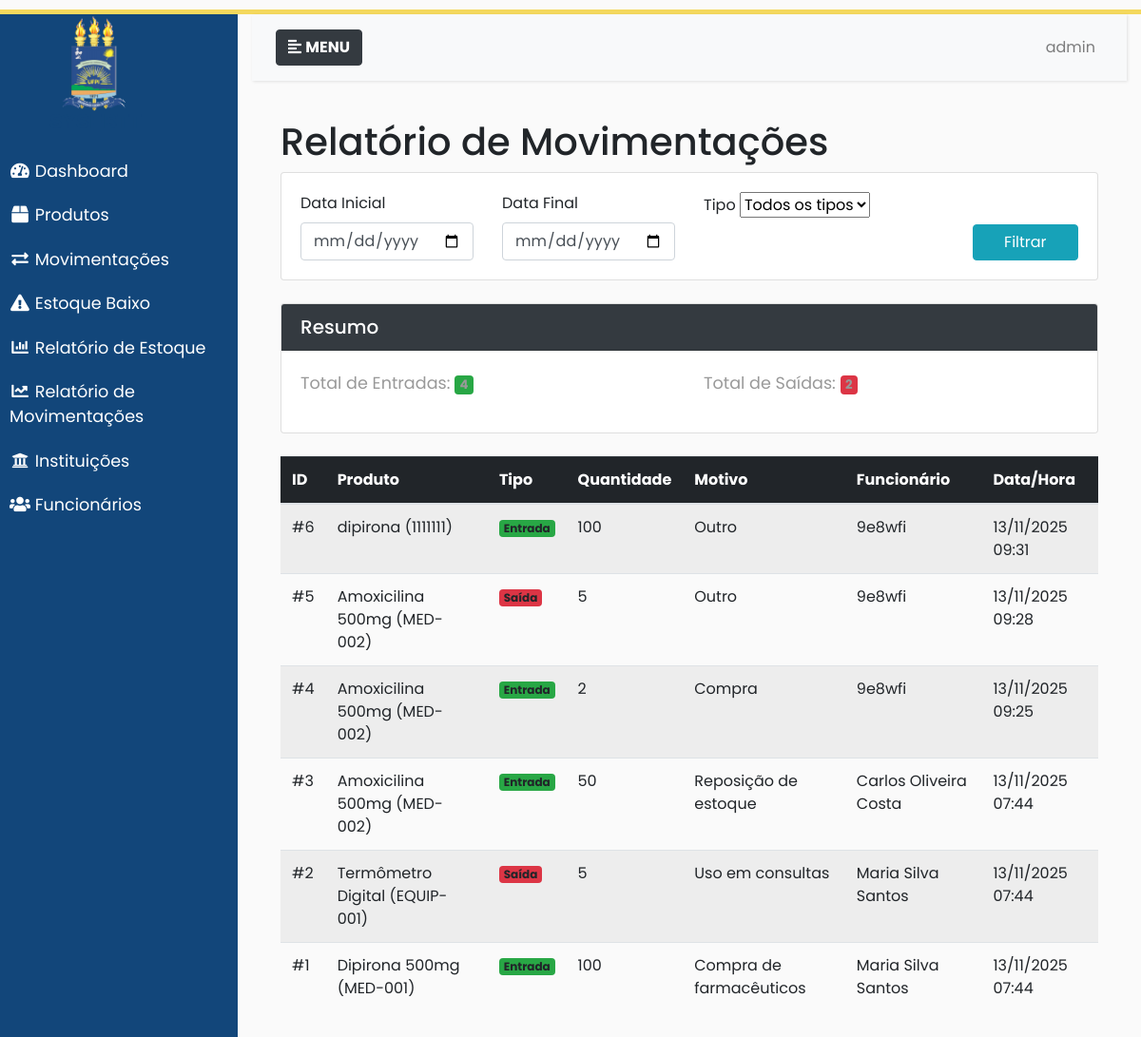
The page /relatorio-movimentacoes/ (signed in) on the database its author committed.
### almoxarifado/models.py (models this page shows, shortened)
class Movimentacao(models.Model):
    TIPO_CHOICES = [
        ('entrada', 'Entrada'),
        ('saida', 'Saída'),
        ('ajuste', 'Ajuste'),
    ]
    produto = models.ForeignKey(Produto, on_delete=models.CASCADE)
    tipo = models.CharField(max_length=10, choices=TIPO_CHOICES)
    quantidade = models.PositiveIntegerField()
    motivo = models.TextField(blank=True)
    funcionario = models.ForeignKey(Funcionario, on_delete=models.SET_NULL, null=True)
    data_movimentacao = models.DateTimeField(auto_now_add=True)
    observacoes = models.TextField(blank=True)
    class Meta:
        ordering = ['-data_movimentacao']

class Produto(models.Model):
    codigo = models.CharField(max_length=50, unique=True)
    nome = models.CharField(max_length=200)
    descricao = models.TextField(blank=True)
    categoria = models.ForeignKey(Categoria, on_delete=models.SET_NULL, null=True)
    instituicao = models.ForeignKey(Instituicao, on_delete=models.CASCADE)
    quantidade_minima = models.PositiveIntegerField(default=0)
    quantidade_atual = models.PositiveIntegerField(default=0)
    preco_unitario = models.DecimalField(max_digits=10, decimal_places=2, default=0)
    ativo = models.BooleanField(default=True)
    data_criacao = models.DateTimeField(auto_now_add=True)
    data_atualizacao = models.DateTimeField(auto_now=True)
    class Meta:
        unique_together = ['codigo', 'instituicao']
        ordering = ['nome']

class Funcionario(models.Model):
    nome = models.CharField(max_length=100)
    data_nascimento = models.DateField()
    email = models.EmailField(unique=True)
    telefone = models.CharField(max_length=20)
    instituicao = models.ForeignKey(Instituicao, on_delete=models.CASCADE)
    ativo = models.BooleanField(default=True)
    data_criacao = models.DateTimeField(auto_now_add=True, null=True, blank=True)
    class Meta:
        ordering = ['nome']

### almoxarifado/views/dashboard_views.py (the view)
# urls.py: path('relatorio-movimentacoes/', dashboard_views.relatorio_movimentacoes, name='relatorio_movimentacoes'),
@login_required(login_url='login_instituicoes')
def relatorio_movimentacoes(request):
    from django.core.paginator import Paginator
    data_inicio = request.GET.get('data_inicio', '').strip()
    data_fim = request.GET.get('data_fim', '').strip()
    tipo = request.GET.get('tipo', '').strip()
    movimentacoes = Movimentacao.objects.select_related('produto', 'funcionario')
    if data_inicio:
        try:
            movimentacoes = movimentacoes.filter(data_movimentacao__gte=data_inicio)
        except Exception:
            pass
    if data_fim:
        try:
            movimentacoes = movimentacoes.filter(data_movimentacao__lte=data_fim)
        except Exception:
            pass
    if tipo:
        movimentacoes = movimentacoes.filter(tipo=tipo)
    movimentacoes = movimentacoes.order_by('-data_movimentacao')
    paginator = Paginator(movimentacoes, 50)
    page_number = request.GET.get('page')
    page_obj = paginator.get_page(page_number)
    total_entradas = movimentacoes.filter(tipo='entrada').count()
    total_saidas = movimentacoes.filter(tipo='saida').count()
    context = {
        'page_obj': page_obj,
        'data_inicio': data_inicio,
        'data_fim': data_fim,
        'tipo': tipo,
        'total_entradas': total_entradas,
        'total_saidas': total_saidas,
    }
    return render(request, 'relatorio_movimentacoes.html', context)

### almoxarifado/templates/relatorio_movimentacoes.html (shortened to what this page needs)
{% extends "base.html" %}
{% block content %}
<div class="container mt-4">
    <h1>Relatório de Movimentações</h1>
    <div class="card mb-4">
        <div class="card-body">
            <form method="get" class="row g-3">
                <div class="col-md-3">
                    <label for="data_inicio" class="form-label">Data Inicial</label>
                    <input type="date" class="form-control" id="data_inicio" name="data_inicio" value="{{ data_inicio }}">
                </div>
                <div class="col-md-3">
                    <label for="data_fim" class="form-label">Data Final</label>
                    <input type="date" class="form-control" id="data_fim" name="data_fim" value="{{ data_fim }}">
                </div>
                <div class="col-md-4">
                    <label for="tipo" class="form-label">Tipo</label>
                    <select class="form-select" id="tipo" name="tipo">
                        <option value="">Todos os tipos</option>
                    </select>
                </div>
                <div class="col-md-2 d-flex align-items-end">
                    <button type="submit" class="btn btn-info w-100">Filtrar</button>
                </div>
            </form>
        </div>
    </div>
    <div class="card mb-4">
        <div class="card-header bg-dark text-white">
            <h5 class="mb-0">Resumo</h5>
        </div>
        <div class="card-body">
            <div class="row">
                <div class="col-md-6">
                    <p><strong>Total de Entradas:</strong> <span class="badge bg-success">{{ total_entradas }}</span></p>
                </div>
                <div class="col-md-6">
                    <p><strong>Total de Saídas:</strong> <span class="badge bg-danger">{{ total_saidas }}</span></p>
                </div>
            </div>
        </div>
    </div>
    <div class="table-responsive">
        <table class="table table-striped table-hover">
            <thead class="table-dark">
                <tr>
                    <th>ID</th>
                    <th>Produto</th>
                    <th>Tipo</th>
                    <th>Quantidade</th>
                    <th>Motivo</th>
                    <th>Funcionário</th>
                    <th>Data/Hora</th>
                </tr>
            </thead>
            <tbody>
                {% for mov in page_obj %}
                <tr>
                    <td>#{{ mov.id }}</td>
                    <td>{{ mov.produto.nome }} ({{ mov.produto.codigo }})</td>
                    <td>
                        {% if mov.tipo == 'entrada' %}
                        <span class="badge bg-success">Entrada</span>
                        {% elif mov.tipo == 'saida' %}
                        <span class="badge bg-danger">Saída</span>
                        {% else %}
                        <span class="badge bg-warning">Ajuste</span>
                        {% endif %}
                    </td>
                    <td>{{ mov.quantidade }}</td>
                    <td>{{ mov.motivo }}</td>
                    <td>{{ mov.funcionario.nome|default:"Sistema" }}</td>
                    <td>{{ mov.data_movimentacao|date:"d/m/Y H:i" }}</td>
                </tr>
                {% empty %}
                <tr>
                    <td colspan="7" class="text-center">Nenhuma movimentação encontrada</td>
                </tr>
                {% endfor %}
            </tbody>
        </table>
    </div>
</div>
{% endblock %}

### almoxarifado/templates/base.html (shortened to what this page needs)
{% load static %}
<!DOCTYPE html>
<html lang="PT-BR">
<head>
    <link rel="stylesheet" href="https://maxcdn.bootstrapcdn.com/bootstrap/4.0.0/css/bootstrap.min.css">
    <link rel="stylesheet" href="https://use.fontawesome.com/releases/v5.7.0/css/all.css">
    <link rel="stylesheet" href="{% static 'css/style.css' %}">
</head>
<body>
    <div class="wrapper">
        <nav id="sidebar">
            <a href="#">
                <div style="position: relative;">
                    <img src="{% static 'img/logoprincipal.png' %}" class="img-responsive center-block inner-image" />
                </div>
            </a>
            <ul class="list-unstyled components menulink">
                <li><a href="{% url 'dashboard' %}" class="menulink"><i class="fa fa-tachometer-alt fa-fw"></i> Dashboard</a></li>
                <li><a href="{% url 'lista_produtos' %}" class="menulink"><i class="fa fa-box fa-fw"></i> Produtos</a></li>
                <li><a href="{% url 'lista_movimentacoes' %}" class="menulink"><i class="fa fa-exchange-alt fa-fw"></i> Movimentações</a></li>
                <li><a href="{% url 'estoque_baixo' %}" class="menulink"><i class="fa fa-exclamation-triangle fa-fw"></i> Estoque Baixo</a></li>
                <li><a href="{% url 'relatorio_estoque' %}" class="menulink"><i class="fa fa-chart-bar fa-fw"></i> Relatório de Estoque</a></li>
                <li><a href="{% url 'relatorio_movimentacoes' %}" class="menulink"><i class="fa fa-chart-line fa-fw"></i> Relatório de Movimentações</a></li>
                <li><a href="{% url 'lista_instituicoes' %}" class="menulink"><i class="fa fa-university fa-fw"></i> Instituições</a></li>
                <li><a href="{% url 'lista_funcionarios' %}" class="menulink"><i class="fa fa-users fa-fw"></i> Funcionários</a></li>
            </ul>
        </nav>
        <div class="content container-fluid">
            <nav class="navbar navbar-expand-lg navbar-light bg-light">
                <div class="container-fluid">
                    <button type="button" id="sidebarCollapse" class="btn btn-dark">
                        <i class="fas fa-align-left"></i>
                        <span><b>MENU</b></span>
                    </button>
                    <div class="collapse navbar-collapse" id="navbarSupportedContent">
                        <ul class="nav navbar-nav ml-auto">
                            <li class="nav-item">
                                <a class="nav-link" href="#">{{ request.user.get_full_name|default:request.user.username }}</a>
                            </li>
                        </ul>
                    </div>
                </div>
            </nav>
            <div class="container-fluid mt-4">
                {% block content %}{% endblock %}
            </div>
        </div>
    </div>
</body>
</html>

### static/css/style.css (style rules this page uses)
:root { --colorbasic: #12467a; --colorbasic2: #171e34; --colortext: #FFF; --colortext-menu: #FFF; }
body { font-family: 'Poppins', sans-serif; background: #fafafa; height: 100%; }
#sidebar { min-width: 250px; max-width: 250px; min-height: 100vb; background: var(--colorbasic); color: var(--colortext); transition: all 0.3s; }
#sidebar ul.components { padding: 20px 0; background-color: var(--colorbasic); border-color: var(--colorbasic2) !important; }
#sidebar ul li a { padding: 10px; font-size: 1.1em; display: block; }
p { font-family: 'Poppins', sans-serif; font-size: 1.1em; font-weight: 300; line-height: 1.7em; color: #999; }
a, a:hover, a:focus { color: inherit; text-decoration: none; transition: all 0.3s; }
a:link, a:visited { text-decoration: none; color: var(--colorbasic); }
a.menulink:link, a.menulink:visited { text-decoration: none; color: var(--colortext-menu); }
.navbar { padding: 15px 10px; background: #fff; border: none; border-radius: 0; margin-bottom: 40px; box-shadow: 1px 1px 3px rgba(0, 0, 0, 0.1); }
.wrapper { position:absolute; margin-top: 10px; border-top: 5px solid; border-bottom: 5px solid; border-color: #f4d85d; display: flex; width: 100%; align-items: stretch; }
.table-striped tr { min-width: 200px; }
.container-fluid { min-width: 300px; }

### rows shown on the page
Movimentacao: id "6", produto.nome "dipirona", produto.codigo "1111111", tipo "Entrada", quantidade "100", motivo "Outro", funcionario.nome "9e8wfi", data_movimentacao "13/11/2025 09:31"
Movimentacao: id "5", produto.nome "Amoxicilina 500mg", produto.codigo "MED-002", tipo "Saída", quantidade "5", motivo "Outro", funcionario.nome "9e8wfi", data_movimentacao "13/11/2025 09:28"
Movimentacao: id "4", produto.nome "Amoxicilina 500mg", produto.codigo "MED-002", tipo "Entrada", quantidade "2", motivo "Compra", funcionario.nome "9e8wfi", data_movimentacao "13/11/2025 09:25"
Movimentacao: id "3", produto.nome "Amoxicilina 500mg", produto.codigo "MED-002", tipo "Entrada", quantidade "50", motivo "Reposição de estoque", funcionario.nome "Carlos Oliveira Costa", data_movimentacao "13/11/2025 07:44"
Movimentacao: id "2", produto.nome "Termômetro Digital", produto.codigo "EQUIP-001", tipo "Saída", quantidade "5", motivo "Uso em consultas", funcionario.nome "Maria Silva Santos", data_movimentacao "13/11/2025 07:44"
Movimentacao: id "1", produto.nome "Dipirona 500mg", produto.codigo "MED-001", tipo "Entrada", quantidade "100", motivo "Compra de farmacêuticos", funcionario.nome "Maria Silva Santos", data_movimentacao "13/11/2025 07:44"

### other values the page prints
{{ request.user.get_full_name|default:request.user.username }} "admin"
{{ total_entradas }} "4"
{{ total_saidas }} "2"
